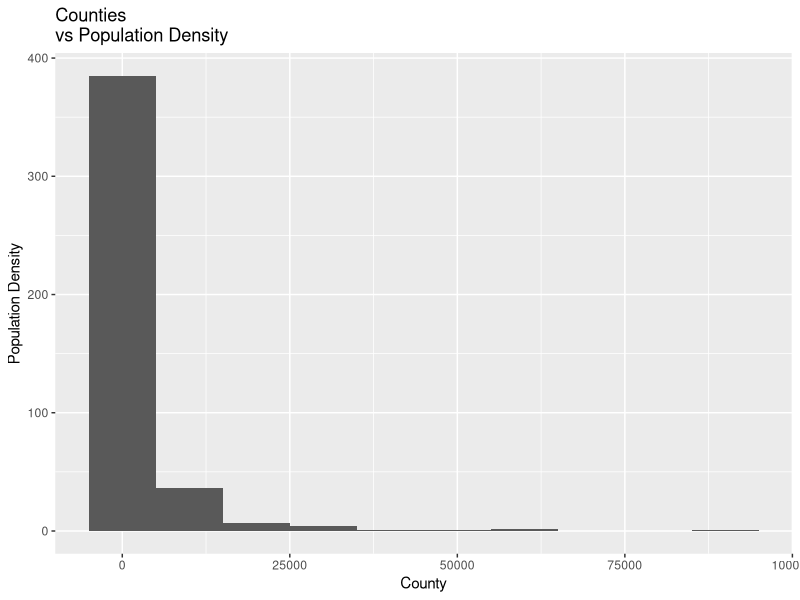
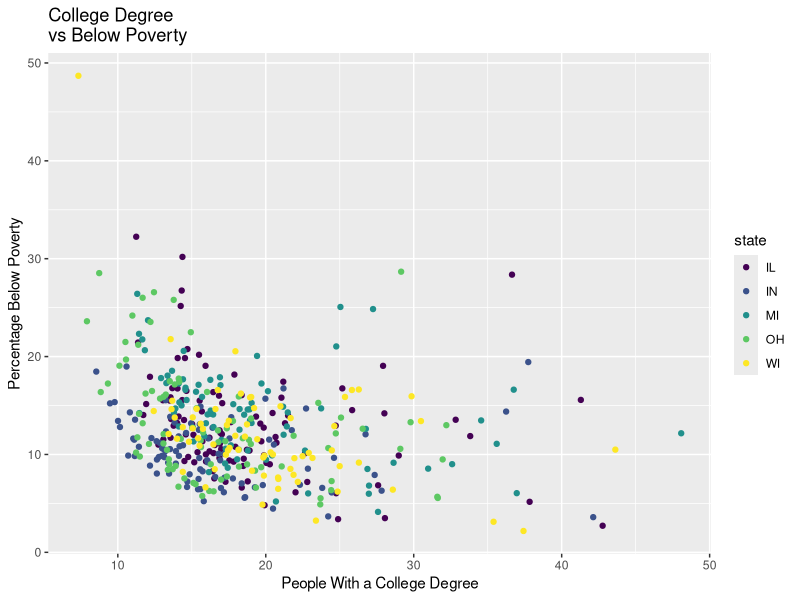
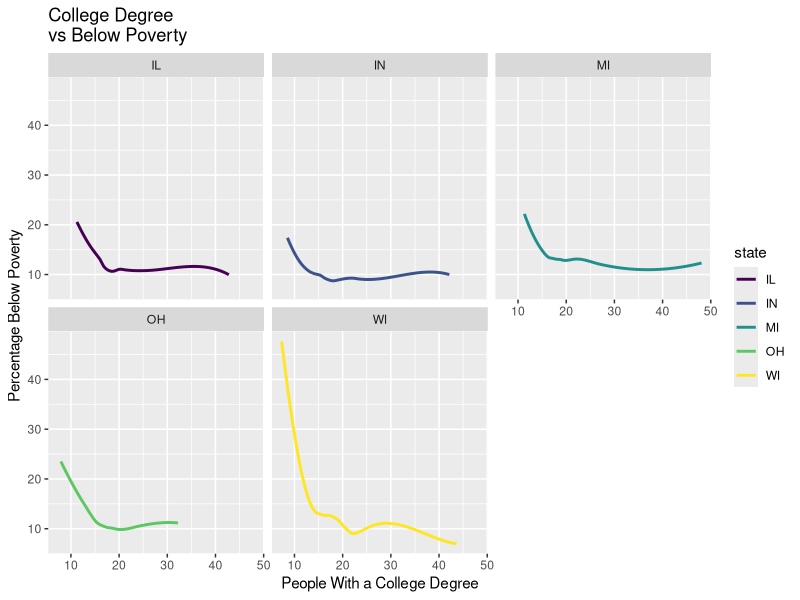
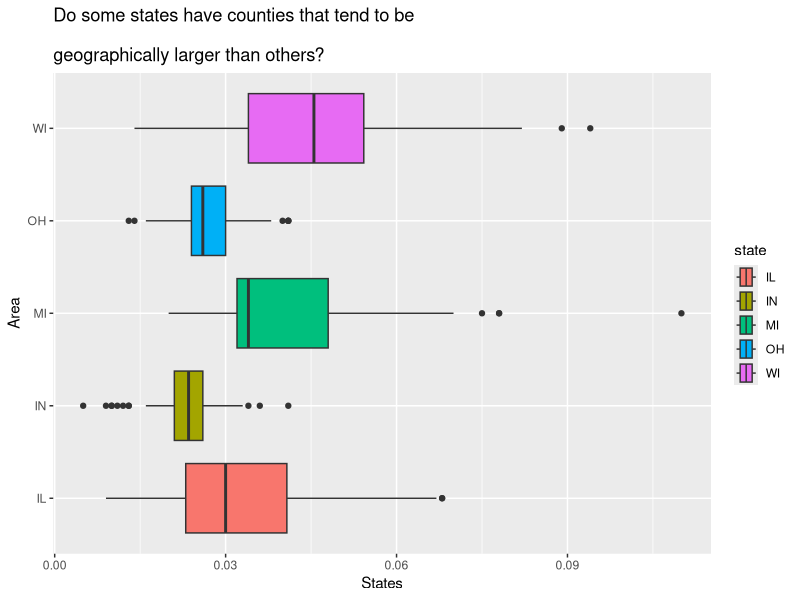
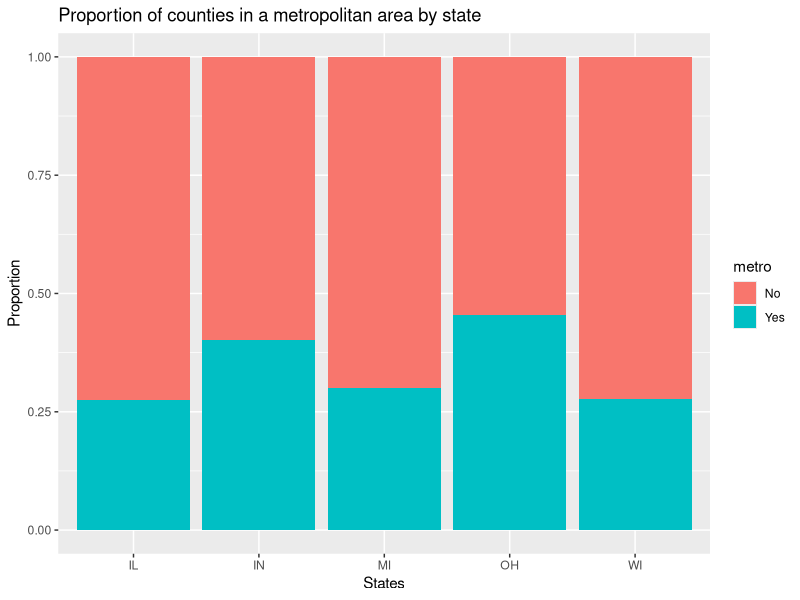
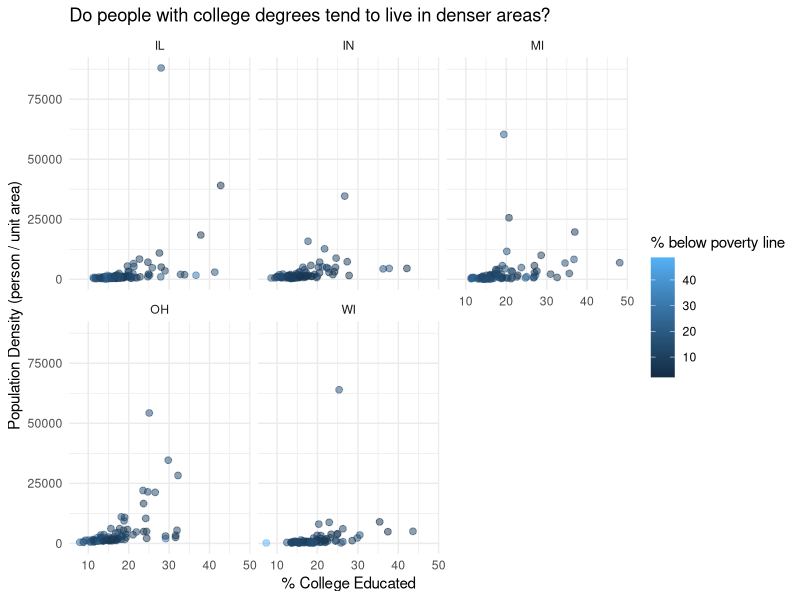

Write the R code that produced these figures, in order.
## ---- chunk 1
#| label: load-packages
#| message: false

library(tidyverse)
library(viridis)
## ---- chunk 2
ggplot(data = midwest, mapping = aes(x = popdensity)) + 
  geom_histogram(binwidth = 10000) +
  labs(x = "County", 
       y = "Population Density", 
       title = "Counties \nvs Population Density")
## ---- chunk 3
ggplot(data = midwest, 
       mapping = aes(x = percollege, y = percbelowpoverty , color = state)) +
  scale_color_viridis_d() + 
  geom_point() +
  labs(x = "People With a College Degree", 
       y = "Percentage Below Poverty", 
       title = "College Degree \nvs Below Poverty")
## ---- chunk 4
ggplot(data = midwest, 
       mapping = aes(x = percollege, y = percbelowpoverty , color = state)) +
  scale_color_viridis_d() + 
   facet_wrap("state") +
  geom_smooth(se = FALSE) +
  labs(x = "People With a College Degree", 
       y = "Percentage Below Poverty", 
       title = "College Degree \nvs Below Poverty")
## ---- chunk 5
ggplot(data = midwest, 
       mapping = aes(x = area, y = state, fill = state)) +
  scale_color_viridis_d() +
  geom_boxplot() +
  labs(x = "States", 
       y = "Area", 
       title = "Do some states have counties that tend to be\n
geographically larger than others?")
## ---- chunk 6
midwest <- midwest |>
  mutate(metro = if_else(inmetro == 1, "Yes", "No"))
ggplot(data = midwest, 
       mapping = aes(x = state, fill = metro)) +
  scale_color_viridis_d() +
  geom_bar(position = "fill") +
  labs(x = "States", 
       y = "Proportion", 
       title = "Proportion of counties in a metropolitan area by state")
## ---- chunk 7
ggplot(data = midwest, 
       mapping = aes(x= percollege, y = popdensity, color = percbelowpoverty)) +
  geom_point(alpha = .5, size = 2) +
  labs( color = "% below poverty line", x = "% College Educated", 
       y = "Population Density (person / unit area)", 
       title = "Do people with college degrees tend to live in denser areas?") +
  facet_wrap(~state) +
  theme_minimal() 
